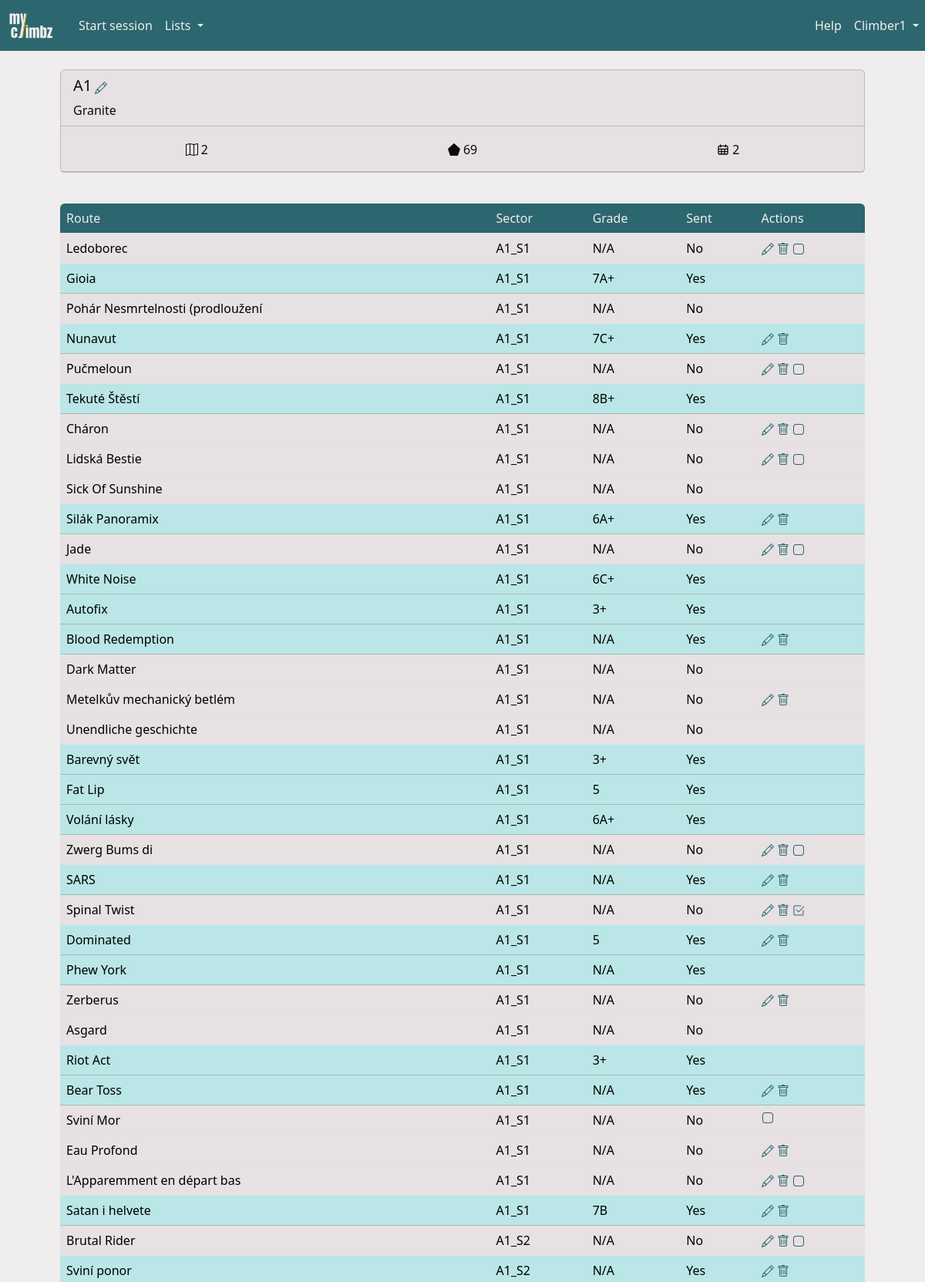
Page /area/1 (signed in, upper part) on the committed database.
### climbz/models/climber.py (models this page shows, shortened)
class Climber(db.Model, UserMixin):
    id = db.Column(db.Integer, primary_key=True)
    role = db.Column(db.Integer, nullable=False, default=0)
    email = db.Column(db.String(200), nullable=False, unique=True)
    password = db.Column(db.String(200), nullable=False)
    name = db.Column(db.String(200), nullable=False)
    birthdate = db.Column(db.Date, nullable=True)
    year_started_climbing = db.Column(db.Integer, nullable=True)
    height = db.Column(db.Integer, nullable=True)
    ape_index = db.Column(db.Integer, nullable=True)
    grade_scale = db.Column(db.String(10), nullable=False, default="font")
    sessions = db.relationship("Session", backref="climber", cascade="all, delete")
    opinions = db.relationship("Opinion", backref="climber", cascade="all, delete")
    routes = db.relationship("Route", backref="creator")
    sectors = db.relationship("Sector", backref="creator")
    areas = db.relationship("Area", backref="creator")
    projects = db.relationship(
        "Route",
        secondary=climber_projects,
        backref=db.backref("climbers", lazy="dynamic"),
    )

### climbz/models/area.py (models this page shows, shortened)
class Area(db.Model):
    id = db.Column(db.Integer, primary_key=True)
    name = db.Column(db.String(100), nullable=False, unique=True)
    comment = db.Column(db.Text)
    link = db.Column(db.String(300))
    created_by = db.Column(db.Integer, db.ForeignKey("climber.id"), nullable=False)
    rock_type_id = db.Column(db.Integer, db.ForeignKey("rock_type.id"))
    rock_type = db.relationship("RockType", backref="climbing_areas")
    sessions = db.relationship("Session", backref="area", cascade="all, delete")
    sectors = db.relationship("Sector", backref="area", cascade="all, delete")
    @property
    def n_routes(self) -> int:
        return sum(len(sector.routes) for sector in self.sectors)

### climbz/models/rock_type.py (models this page shows)
class RockType(db.Model):
    id = db.Column(db.Integer, primary_key=True)
    name = db.Column(db.String(100), nullable=False)

### climbz/models/route.py (models this page shows, shortened)
class Route(db.Model):
    id = db.Column(db.Integer, primary_key=True)
    name = db.Column(db.String(200), nullable=False)
    created_by = db.Column(db.Integer, db.ForeignKey("climber.id"), nullable=False)
    latitude = db.Column(db.Float)
    longitude = db.Column(db.Float)
    comment = db.Column(db.Text)
    link = db.Column(db.String(300))
    sit_start = db.Column(db.Boolean, nullable=False, default=False)
    height = db.Column(db.Float, db.CheckConstraint("height >= 1"))
    inclination = ConstrainedInteger("inclination", -50, 90)
    sector_id = db.Column(db.Integer, db.ForeignKey("sector.id"))
    climbs = db.relationship("Climb", backref="route", cascade="all, delete")
    opinions = db.relationship("Opinion", backref="route", cascade="all, delete")
    UniqueConstraint(name, sector_id, name="unique_route_name_in_sector")
    @property
    def sent(self) -> bool:
        return any(
            climb.sent
            for climb in self.climbs
            if climb.session.climber_id == current_user.id
        )
    @property
    def tried(self) -> bool:
        return any(
            climb.n_attempts > 0
            for climb in self.climbs
            if climb.session.climber_id == current_user.id
        )
    @property
    def is_project(self) -> bool:
        return self in current_user.projects
    @property
    def opinion(self):
        return Opinion.query.filter_by(
            route_id=self.id, climber_id=current_user.id
        ).first()
    @property
    def consensus_level(self) -> int:
        level_counts = Counter(op.grade.level for op in self.opinions if op.grade)
        return level_counts.most_common(1)[0][0] if level_counts else None
    @property
    def consensus_grade(self) -> Grade:
        return Grade.query.filter_by(level=self.consensus_level).first()
    @property
    def grade(self) -> Grade:
        return self.opinion.grade if self.opinion else self.consensus_grade

### climbz/models/sector.py (models this page shows, shortened)
class Sector(db.Model):
    id = db.Column(db.Integer, primary_key=True)
    name = db.Column(db.String(200), nullable=False)
    created_by = db.Column(db.Integer, db.ForeignKey("climber.id"), nullable=False)
    area_id = db.Column(db.Integer, db.ForeignKey("area.id"))
    routes = db.relationship("Route", backref="sector", cascade="all, delete")
    comment = db.Column(db.Text)
    UniqueConstraint(name, area_id, name="unique_sector_name_in_area")

### climbz/models/grade.py (models this page shows, shortened)
class Grade(db.Model):
    id = db.Column(db.Integer, primary_key=True)
    level = db.Column(db.Integer, nullable=False)
    font = db.Column(db.String(10), nullable=False)
    hueco = db.Column(db.String(10), nullable=False)
    @property
    def user_grade(self) -> str:
        return self.font if current_user.grade_scale == "font" else self.hueco

### climbz/blueprints/areas/routes.py (the view)
@areas.route
@areas.route("/area/<int:area_id>")
def page_area(area_id: int) -> str:
    area = Area.query.get(area_id)
    return render("area.html", title=area.name, area=area)

### climbz/blueprints/utils.py (called while the page is built)
@login_required
def render(*args, **kwargs) -> str:
    kwargs["title"] = kwargs["title"]
    kwargs["error"] = flask_session.pop("error", None)
    kwargs["open_session"] = Session.query.get(flask_session.get("session_id", -1))
    kwargs["username"] = current_user.name
    kwargs["user_id"] = current_user.id
    kwargs["user_role"] = current_user.role
    kwargs["user_grade_scale"] = current_user.grade_scale
    path = request.path
    if not path.startswith("/edit_") and not path.startswith("/add_"):
        flask_session["call_from_url"] = path
    return render_template(
        *args,
        **kwargs,
    )

### climbz/models/climber.py (called while the page is built)
@login_manager.user_loader
def load_climber(climber_id: int) -> Climber:
    return Climber.query.get(int(climber_id))

### run.py (called while the page is built, shortened)
@app.before_request
def check_request_validity():
    if not request.endpoint:
        return
    elif request.endpoint == "climbers.login" or "static" in request.endpoint:
        return
    elif not current_user.is_authenticated:
        return redirect(url_for("climbers.login"))

### climbz/templates/area.html (shortened to what this page needs)
{% import "macros.html" as macros %}
{% extends "main.html" %}
{% block content %}
<div class="container px-0 px-md-5 py-0 py-md-4">
    {% if area.created_by == user_id  or user_role == 1 %}
    {% set actions = [
        { "icon": "edit", "url": url_for('areas.edit_area', area_id=area.id) },
    ] %}
    {% else %}
    {% set actions = [] %}
    {% endif %}
    {{ macros.card({
        "header": {
            "title": area.name,
            "title_actions": actions,
            "subtitle": area.rock_type.name,
        },
        "body": {
            "facts": [
                {"icon": "n_sectors", "value": area.sectors | length, "unit": ""},
                {"icon": "n_boulders", "value": area.n_routes, "unit": ""},
                {"icon": "n_sessions", "value": area.sessions | length, "unit": ""},
            ],
            "list": [
                {"value": area.comment if area.comment else ""},
            ]
        }
    }) }}
</div>
<div class="container px-0 px-md-5">
    <table id="content_table" class="table table-hover" data-sort-col="0" data-sort-order="asc">
        <thead>
            <tr>
                <th>Route</th>
                <th>Sector</th>
                <th>Grade</th>
                <th>Sent</th>
                <th data-sortable="false">Actions</th>
            </tr>
        </thead>
        <tbody>
            {% for sector in area.sectors %}
            {% for route in sector.routes %}
            {% if route.sent %}
            {% set sent = "Yes" %}
            {% else %}
            {% set sent = "No" %}
            {% endif %}
            {% set onclick = "window.location=\"" + url_for('routes.page_route', route_id=route.id) + "\"" %}
            {% if sent == "Yes" %}
            <tr class="table-success">
                {% else %}
            <tr>
                {% endif %}
                <td onclick={{ onclick }}>{{ route.name }}</td>
                <td onclick={{ onclick }}>{{ route.sector.name }}</td>
                <td onclick={{ onclick }} data-order="{{ route.grade.level + 1 if route.grade else 0 }}">
                    {{ route.grade.user_grade if route.grade else 'N/A' }}
                </td>
                <td onclick={{ onclick }}>{{ sent }}</td>
                <td>
                    {% if route.created_by == user_id or user_role == 1 %}
                    <a href="{{ url_for('routes.edit_route', route_id=route.id) }}">
                    </a>
                    <a href="{{ url_for('routes.delete_route', route_id=route.id) }}">
                    </a>
                    {% endif %}
                    {% if not route.tried %}
                    {% if not route.is_project %}
                    <a href="{{ url_for('climbers.add_project', route_id=route.id) }}">
                        {% include 'icons/is_not_project.html' %}
                    </a>
                    {% else %}
                    <a href="{{ url_for('climbers.delete_project', route_id=route.id) }}">
                    </a>
                    {% endif %}
                    {% endif %}
                </td>
            </tr>
            {% endfor %}
            {% endfor %}
        </tbody>
    </table>
</div>
{% endblock content %}

### climbz/templates/macros.html (shortened to what this page needs)
{% macro card(data) %}
<div class="card mb-3">
    <div class="card-header">
        <div class="row">
            <div class="col-sm">
                <h5 class="card-title" style="display: inline-block">{{ data['header']['title'] }}</h5>
                {% if data['header']['title_actions'] %}
                {% for action in data['header']['title_actions'] %}
                <a href="{{ action['url'] }}">
                </a>
                {% endfor %}
                {% endif %}
            </div>
            {% if data['header']['subtitle'] %}
                <span>{{ data['header']['subtitle'] }}</span>
            {% endif %}
        </div>
    </div>
    {% if data['body']['facts'] %}
    <div class="card-body">
        <div class="row">
            {% for fact in data['body']['facts'] %}
            <div class="col text-center" style="padding: 0">
                <span style="vertical-align: middle; display: inline-block;">
                </span>
                <span style="vertical-align: middle; display: inline-block;">
                    {% if fact['value'] is none %}
                        N/A
                    {% elif fact['value'] is float and fact['value'] % 1 == 0 %}
                        {{ fact['value']|int }}{{ fact['unit'] }}
                    {% else %}
                        {{ (fact['value']) }}{{ fact['unit'] }}
                    {% endif %}
                </span>
            </div>
            {% endfor %}
        </div>
    </div>
    {% endif %}
    {% if data['body']['list'] %}
    <ul class="list-group list-group-flush">
    </ul>
    {% endif %}
</div>
{% endmacro %}

### climbz/templates/main.html (shortened to what this page needs)
<html>
<head>
    <link href="https://cdn.jsdelivr.net/npm/bootstrap@5.3.2/dist/css/bootstrap.min.css" rel="stylesheet"
>
    <link href="{{ url_for('static', filename='css/colors.css') }}" rel="stylesheet" type="text/css">
    <link rel="stylesheet" type="text/css" href="https://cdnjs.cloudflare.com/ajax/libs/noUiSlider/15.8.1/nouislider.css" />
    <link href="https://cdn.jsdelivr.net/npm/simple-datatables@latest/dist/style.css" rel="stylesheet" type="text/css">
</head>
<body>
    <nav class="navbar navbar-expand-lg">
        <a class="navbar-brand" href="{{ url_for('home.page_home') }}" style="padding-left: 10px;">
            <img src="{{ url_for('static', filename='images/logo-transparent.svg') }}" width="60" height="40" class="d-inline-block align-top" alt="">
        </a>
        {% if not "Add" in title and not "Edit" in title %}
        <div class="collapse navbar-collapse ps-2" id="navbarSupportedContent">
            <ul class="navbar-nav me-auto mb-2 mb-md-0">
                {% if open_session %}
                <li><a class="nav-link" href="{{ url_for('climbs.add_climb') }}">Add climb</a></li>
                <li>
                    <a class="nav-link" href="{{ url_for('sessions.stop_session') }}">
                        Stop
                        {% if open_session.is_project_search %}
                        project search
                        {% else %}
                        session
                        {% endif %}
                    </a>
                </li>
                {% else %}
                <li class="nav-item">
                    <a class="nav-link" href="{{ url_for('sessions.add_session') }}">Start session</a>
                </li>
                {% endif %}
                <li class="nav-item dropdown">
                    <a class="nav-link dropdown-toggle" href="#" role="button" data-bs-toggle="dropdown"
                        aria-expanded="false">
                        Lists
                    </a>
                </li>
            </ul>
            <ul class="navbar-nav ms-md-auto mb-2 mb-md-0">
                <li class="nav-item">
                    <a class="nav-link" href="{{ url_for('home.guide') }}">Help</a>
                </li>
                <li class="nav-item dropdown">
                    <a class="nav-link dropdown-toggle" href="#" role="button" data-bs-toggle="dropdown"
                        aria-expanded="false">
                        {{ username }}
                    </a>
                </li>
            </ul>
        </div>
        {% endif %}
    </nav>
    {%block content %}{% endblock %}
</body>
</html>

### climbz/templates/icons/is_not_project.html
<svg xmlns="http://www.w3.org/2000/svg" width="16" height="16" fill="currentColor" class="bi bi-app"
  viewBox="0 0 16 16">
  <path
    d="M11 2a3 3 0 0 1 3 3v6a3 3 0 0 1-3 3H5a3 3 0 0 1-3-3V5a3 3 0 0 1 3-3zM5 1a4 4 0 0 0-4 4v6a4 4 0 0 0 4 4h6a4 4 0 0 0 4-4V5a4 4 0 0 0-4-4z" />
</svg>

### climbz/static/css/colors.css (style rules this page uses)
:root { --color-yellow: #FFC53D; --color-yellow-100: #fff0c6; --color-yellow-200: #ffdf88; --color-yellow-300: #FFC53D; --color-yellow-400: #ffb320; --color-yellow-500: #f98f07; --color-yellow-600: #dd6902; --color-yellow-700: #b74806; --color-yellow-800: #94360c; --color-yellow-900: #7a2e0d; --color-yellow-950: #461602; --color-green: #2C666E; --color-green-50: #f1faf9; --color-green-100: #daf3f3; --color-green-200: #bae6e7; --color-green-300: #8ad4d6; --color-green-400: #53b9bd; --color-green-500: #379da3; --color-green-600: #318089; --color-green-700: #2C666E; --color-green-800: #2c575e; --color-green-900: #284a51; --color-green-950: #163036; --color-white: #F0EDEE; --color-white-50: #f9f7f8; --color-white-100: #F0EDEE; --color-white-200: #e7e1e3; --color-white-300: #d5cccf; --color-white-400: #bbaeb2; --color-white-500: #a29197; --color-white-600: #8a787e; --color-white-700: #726368; --color-white-800: #605458; --color-white-900: #53494c; --color-white-950: #2a2527; --color-gray: #6c757d; --color-black: #0A090C; }
body { background-color: var(--color-white); }
a { text-decoration: none; color: var(--color-green); }
.card, .list-group-item, .dropdown-menu { background-color: var(--color-white-200); color: var(--color-black); }
.card-header { background-color: var(--color-white-darker); }
.navbar { background-color: var(--color-green); color: var(--color-white); }
.navbar-brand { color: var(--color-yellow); }
.nav-link, .nav-link:focus { color: var(--color-white); }
.table thead th:first-child { border-top-left-radius: var(--bs-border-radius); }
.table thead th:last-child { border-top-right-radius: var(--bs-border-radius); }
.table td { background-color: var(--color-white-200); }
.table-success td { background-color: var(--color-green-200) !important; }
.table thead { background-color: var(--color-green); color: var(--color-white); font-weight: normal; }
.table thead th { background-color: transparent; color: inherit; font-weight: normal; }
ul { list-style-type: none; }

### rows in the picture
Climber: name "Climber1"
Area: header "A1"
RockType: header.subtitle "Granite"
Route: name "Ledoborec", sector.name "A1_S1", grade "N/A", sent "No"
Route: name "Gioia", sector.name "A1_S1", grade "7A+", sent "Yes"
Route: name "Pohár Nesmrtelnosti (prodloužení", sector.name "A1_S1", grade "N/A", sent "No"
Route: name "Nunavut", sector.name "A1_S1", grade "7C+", sent "Yes"
Route: name "Pučmeloun", sector.name "A1_S1", grade "N/A", sent "No"
Route: name "Tekuté Štěstí", sector.name "A1_S1", grade "8B+", sent "Yes"
Route: name "Cháron", sector.name "A1_S1", grade "N/A", sent "No"
Route: name "Lidská Bestie", sector.name "A1_S1", grade "N/A", sent "No"
Route: name "Sick Of Sunshine", sector.name "A1_S1", grade "N/A", sent "No"
Route: name "Silák Panoramix", sector.name "A1_S1", grade "6A+", sent "Yes"
Route: name "Jade", sector.name "A1_S1", grade "N/A", sent "No"
Route: name "White Noise", sector.name "A1_S1", grade "6C+", sent "Yes"
Route: name "Autofix", sector.name "A1_S1", grade "3+", sent "Yes"
Route: name "Blood Redemption", sector.name "A1_S1", grade "N/A", sent "Yes"
Route: name "Dark Matter", sector.name "A1_S1", grade "N/A", sent "No"
Route: name "Metelkův mechanický betlém", sector.name "A1_S1", grade "N/A", sent "No"
Route: name "Unendliche geschichte", sector.name "A1_S1", grade "N/A", sent "No"
Route: name "Barevný svět", sector.name "A1_S1", grade "3+", sent "Yes"
Route: name "Fat Lip", sector.name "A1_S1", grade "5", sent "Yes"
Route: name "Volání lásky", sector.name "A1_S1", grade "6A+", sent "Yes"
Route: name "Zwerg Bums di", sector.name "A1_S1", grade "N/A", sent "No"
Route: name "SARS", sector.name "A1_S1", grade "N/A", sent "Yes"
Route: name "Spinal Twist", sector.name "A1_S1", grade "N/A", sent "No"
Route: name "Dominated", sector.name "A1_S1", grade "5", sent "Yes"
Route: name "Phew York", sector.name "A1_S1", grade "N/A", sent "Yes"
Route: name "Zerberus", sector.name "A1_S1", grade "N/A", sent "No"
Route: name "Asgard", sector.name "A1_S1", grade "N/A", sent "No"
Route: name "Riot Act", sector.name "A1_S1", grade "3+", sent "Yes"
Route: name "Bear Toss", sector.name "A1_S1", grade "N/A", sent "Yes"
Route: name "Sviní Mor", sector.name "A1_S1", grade "N/A", sent "No"
Route: name "Eau Profond", sector.name "A1_S1", grade "N/A", sent "No"
Route: name "L'Apparemment en départ bas", sector.name "A1_S1", grade "N/A", sent "No"
Route: name "Satan i helvete", sector.name "A1_S1", grade "7B", sent "Yes"
Route: name "Brutal Rider", sector.name "A1_S2", grade "N/A", sent "No"
Route: name "Sviní ponor", sector.name "A1_S2", grade "N/A", sent "Yes"

### other values in the picture
{{ (fact['value']) }} "2" "69" "2"
